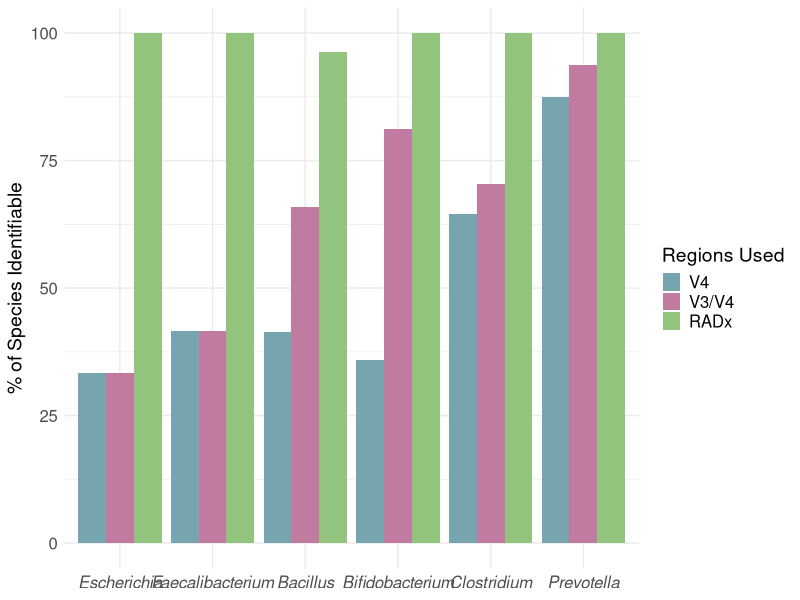

Write the R code that produced this figure.
library(data.table)
library(ggplot2)
library(ggtext)

generate_figure_4 <- function() {
  # DATA SOURCE INFORMATION
  # Data for this figure was obtained using the RADx interface. Each of the
  # included genera was selected one by one, and the number of species
  # identifiable with the various v-region combinations was recorded.
  # RADx Recommended Regions was determined from the list of possible
  # combinations resulting in the highest number of identifiable species in a
  # genera. Preference was given to combinations requiring less regions, and to
  # combinations with v-regions next to one another (V1/V2 over V1/V3).
  
  # input data
  rows <- list(
    data.table(genus = "Escherichia", "V4" = 2, "V3/V4" = 2, "RADx" = 6, "Total Species" = 6), # "RRR" = "V1"
    data.table(genus = "Faecalibacterium", "V4" = 5, "V3/V4" = 5, "RADx" = 12, "Total Species" = 12), # "RRR" = "V1/V6"
    data.table(genus = "Prevotella", "V4" = 28, "V3/V4" = 30, "RADx" = 32, "Total Species" = 32), # "RRR" = "V1/V9"
    data.table(genus = "Bifidobacterium", "V4" = 38, "V3/V4" = 86, "RADx" = 106, "Total Species" = 106), # "RRR" = "V6-V9"
    data.table(genus = "Bacillus", "V4" = 56, "V3/V4" = 89, "RADx" = 130, "Total Species" = 135), # "RRR" = "V1-V4/V8-V9"
    data.table(genus = "Clostridium", "V4" = 111, "V3/V4" = 121, "RADx" = 172, "Total Species" = 172) # "RRR" = "V1-V4"
  )
  
  # form data table
  data <- rbindlist(rows)
  
  # calculate percentage of total species for each genus
  total_cols <- c("V4", "V3/V4", "RADx", "Total Species")
  for (col in total_cols) {
    data[[col]] <- (data[[col]] / data[["Total Species"]]) * 100
  }
  data[, `Total Species` := NULL]
  
  # reformat for use with ggplot
  formatted <- melt(
    data,
    id.vars = "genus",
    variable.name = "label",
    value.name = "count"
  )
  
  # draw bar plot
  ggplot(formatted, aes(x=reorder(genus, count), y = count, fill = label)) +
    geom_bar(stat = "identity", position = "dodge") +
    scale_fill_manual(
      values = c("V4" = "#76A5AF", "V3/V4" = "#C27BA0", "RADx" = "#93C47D")
    ) +
    theme_minimal() +
    labs(
      x = NULL,
      y = "% of Species Identifiable",
      fill = "Regions Used"
    ) +
    scale_x_discrete(
      labels = function(x) {
        parse(text = paste0("italic('", x, "')"))
      }
    ) +
    theme(
      legend.key.size = unit(.5, "cm"),
      legend.text = element_text(size = 12),
      legend.title = element_text(size = 14),
      axis.text = element_text(size = 12),    
      axis.title = element_text(size = 14),  
    )
}

generate_figure_4()
